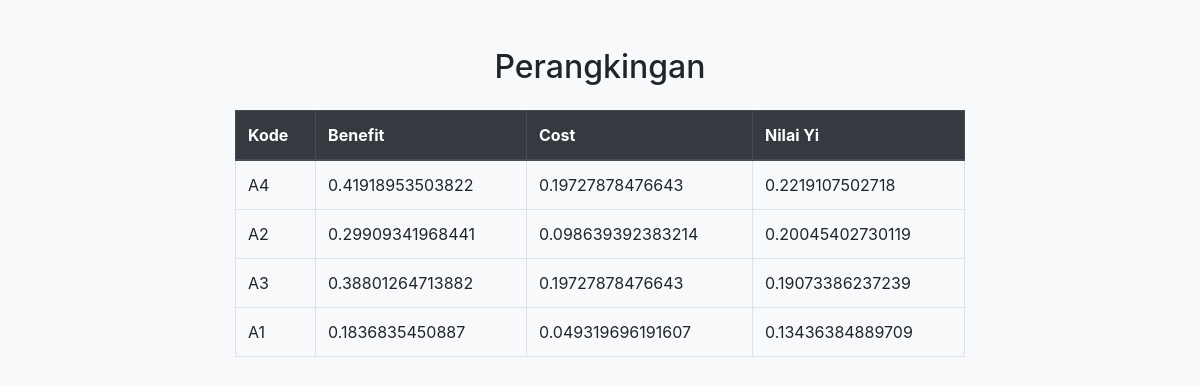
The page /perangkingan.php on the database its author committed.
### tables this page shows
CREATE TABLE IF NOT EXISTS `data_penilaian` (
  `Kode` char(2) NOT NULL,
  `Nama_Jurusan` varchar(50) NOT NULL,
  `K1` int NOT NULL,
  `K2` int NOT NULL,
  `K3` int NOT NULL,
  `K4` int NOT NULL,
  PRIMARY KEY (`Kode`)
);

### perangkingan.php (the view, shortened to what this page needs)
<?php
include 'koneksi.php';
function ambilDataPenilaian()
{
    global $koneksi;
    $query = "SELECT * FROM Data_Penilaian";
    $result = mysqli_query($koneksi, $query);
    $dataPenilaian = [];
    while ($row = mysqli_fetch_assoc($result)) {
        $dataPenilaian[] = $row;
    }
    return $dataPenilaian;
}
function ambilBobotKriteria()
{
    global $koneksi;
    $query = "SELECT * FROM Kriteria";
    $result = mysqli_query($koneksi, $query);
    $bobotKriteria = [];
    while ($row = mysqli_fetch_assoc($result)) {
        $bobotKriteria[$row['Kode']] = $row['Bobot_Kriteria'];
    }
    return $bobotKriteria;
}
function hitungMatriksNormalisasi($dataPenilaian)
{
    $matriksNormalisasi = [];
    $penjumlahanKuadrat = [];
    foreach ($dataPenilaian as $penilaian) {
        foreach ($penilaian as $k => $nilai) {
            if ($k !== 'Kode' && $k !== 'Nama_Jurusan') {
                if (!isset($penjumlahanKuadrat[$k])) {
                    $penjumlahanKuadrat[$k] = 0;
                }
                $penjumlahanKuadrat[$k] += pow($nilai, 2);
            }
        }
    }
    foreach ($dataPenilaian as $penilaian) {
        $kode = $penilaian['Kode'];
        $matriksNormalisasi[$kode] = [];
        foreach ($penilaian as $k => $nilai) {
            if ($k !== 'Kode' && $k !== 'Nama_Jurusan') {
                $matriksNormalisasi[$kode][$k] = $nilai / sqrt($penjumlahanKuadrat[$k]);
            }
        }
    }
    return $matriksNormalisasi;
}
function hitungMatriksNormalisasiTerbobot($matriksNormalisasi, $bobotKriteria)
{
    $matriksNormalisasiTerbobot = [];
    foreach ($matriksNormalisasi as $kode => $nilai) {
        $matriksNormalisasiTerbobot[$kode] = [];
        foreach ($nilai as $k => $nilaiKriteria) {
            $matriksNormalisasiTerbobot[$kode][$k] = $nilaiKriteria * $bobotKriteria[$k];
        }
    }
    return $matriksNormalisasiTerbobot;
}
function hitungNilaiYi($matriksNormalisasiTerbobot)
{
    $nilaiYi = [];
    foreach ($matriksNormalisasiTerbobot as $kode => $nilai) {
        $benefit = $nilai['K1'] + $nilai['K2'] + $nilai['K3'];
        $cost = $nilai['K4'];
        $nilaiYi[$kode] = $benefit - $cost;
    }
    return $nilaiYi;
}
$dataPenilaian = ambilDataPenilaian();
$bobotKriteria = ambilBobotKriteria();
$matriksNormalisasi = hitungMatriksNormalisasi($dataPenilaian);
$matriksNormalisasiTerbobot = hitungMatriksNormalisasiTerbobot($matriksNormalisasi, $bobotKriteria);
$nilaiYi = hitungNilaiYi($matriksNormalisasiTerbobot);
arsort($nilaiYi);
?>
<!DOCTYPE html>
<html lang="en">
<head>
    <link href="https://stackpath.bootstrapcdn.com/bootstrap/4.3.1/css/bootstrap.min.css" rel="stylesheet">
</head>
<body class="bg-light">
    <div class="container mt-5">
        <div class="row">
            <div class="col-md-8 offset-md-2">
                <h2 class="text-center mb-4">Perangkingan</h2>
                <table class="table table-bordered">
                    <thead class="thead-dark">
                        <tr>
                            <th>Kode</th>
                            <th>Benefit</th>
                            <th>Cost</th>
                            <th>Nilai Yi</th>
                        </tr>
                    </thead>
                    <tbody>
                        <?php foreach ($nilaiYi as $kode => $nilai): ?>
                            <?php
                            $benefit = $matriksNormalisasiTerbobot[$kode]['K1'] + $matriksNormalisasiTerbobot[$kode]['K2'] + $matriksNormalisasiTerbobot[$kode]['K3'];
                            $cost = $matriksNormalisasiTerbobot[$kode]['K4'];
                            ?>
                            <tr>
                                <td><?= $kode; ?></td>
                                <td><?= $benefit; ?></td>
                                <td><?= $cost; ?></td>
                                <td><?= $nilai; ?></td>
                            </tr>
                        <?php endforeach; ?>
                    </tbody>
                </table>
            </div>
        </div>
    </div>
</body>
</html>

### rows shown on the page
data_penilaian: Kode "A4", Kode "0.41918953503822", Kode "0.19727878476643", nilai "0.2219107502718"

### other values the page prints
$kode "A2"
$benefit "0.29909341968441"
$cost "0.098639392383214"
$nilai "0.20045402730119"
$kode "A3"
$benefit "0.38801264713882"
$cost "0.19727878476643"
$nilai "0.19073386237239"
$kode "A1"
$benefit "0.1836835450887"
$cost "0.049319696191607"
$nilai "0.13436384889709"
